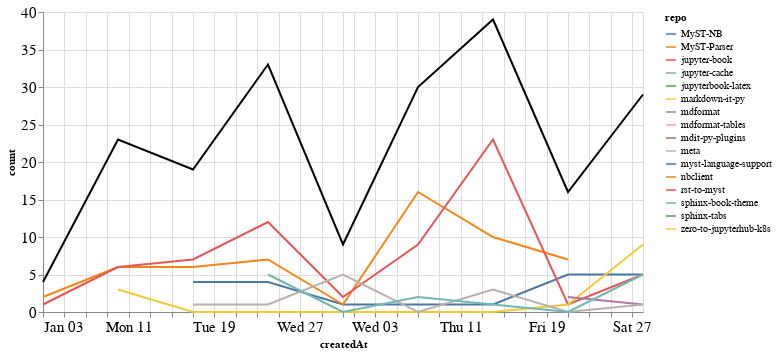

The cell this chart's notebook holds for it:
### Markdown cell above
### Comments

### Code cell
comments_time = comments.groupby('repo').resample('W', on='createdAt').count()['author'].reset_index()
comments_time = comments_time.rename(columns={'author': 'count'})
comments_time_total = comments_time.groupby('createdAt').agg({"count": "sum"}).reset_index()
ch1 = alt.Chart(comments_time, width=600).mark_line().encode(
    x='createdAt',
    y='count',
    color='repo',
    tooltip="repo"
)

ch2 = alt.Chart(comments_time_total, width=600).mark_line(color="black").encode(
    x='createdAt',
    y='count',
)

ch1 + ch2

### Figure 1 — Vega-Lite specification as saved in the notebook (floating-point values rounded to 4 significant figures)
{"config": {"axisLeft": {"labelFontSize": 15}, "axisBottom": {"labelFontSize": 15}}, "layer": [{"data": {"name": "data-a6ea6a1bacca37b2a32a9a9c8b496205"}, "mark": "line", "encoding": {"color": {"type": "nominal", "field": "repo"}, "tooltip": {"type": "nominal", "field": "repo"}, "x": {"type": "temporal", "field": "createdAt"}, "y": {"type": "quantitative", "field": "count"}}, "width": 600}, {"data": {"name": "data-204601620deacfa2b2fb0e9c0f63a1a7"}, "mark": {"type": "line", "color": "black"}, "encoding": {"x": {"type": "temporal", "field": "createdAt"}, "y": {"type": "quantitative", "field": "count"}}, "width": 600}], "$schema": "https://vega.github.io/schema/vega-lite/v4.8.1.json", "datasets": {"data-a6ea6a1bacca37b2a32a9a9c8b496205": [{"repo": "MyST-NB", "createdAt": "2021-01-17T00:00:00", "count": 4}, {"repo": "MyST-NB", "createdAt": "2021-01-24T00:00:00", "count": 4}, {"repo": "MyST-NB", "createdAt": "2021-01-31T00:00:00", "count": 1}, {"repo": "MyST-NB", "createdAt": "2021-02-07T00:00:00", "count": 1}, {"repo": "MyST-NB", "createdAt": "2021-02-14T00:00:00", "count": 1}, {"repo": "MyST-NB", "createdAt": "2021-02-21T00:00:00", "count": 5}, {"repo": "MyST-NB", "createdAt": "2021-02-28T00:00:00", "count": 5}, {"repo": "MyST-Parser", "createdAt": "2021-01-03T00:00:00", "count": 2}, {"repo": "MyST-Parser", "createdAt": "2021-01-10T00:00:00", "count": 6}, {"repo": "MyST-Parser", "createdAt": "2021-01-17T00:00:00", "count": 6}, {"repo": "MyST-Parser", "createdAt": "2021-01-24T00:00:00", "count": 7}, {"repo": "MyST-Parser", "createdAt": "2021-01-31T00:00:00", "count": 1}, {"repo": "MyST-Parser", "createdAt": "2021-02-07T00:00:00", "count": 16}, {"repo": "MyST-Parser", "createdAt": "2021-02-14T00:00:00", "count": 10}, {"repo": "MyST-Parser", "createdAt": "2021-02-21T00:00:00", "count": 7}, {"repo": "jupyter-book", "createdAt": "2021-01-03T00:00:00", "count": 1}, {"repo": "jupyter-book", "createdAt": "2021-01-10T00:00:00", "count": 6}, {"repo": "jupyter-book", "createdAt": "2021-01-17T00:00:00", "count": 7}, {"repo": "jupyter-book", "createdAt": "2021-01-24T00:00:00", "count": 12}, {"repo": "jupyter-book", "createdAt": "2021-01-31T00:00:00", "count": 2}, {"repo": "jupyter-book", "createdAt": "2021-02-07T00:00:00", "count": 9}, {"repo": "jupyter-book", "createdAt": "2021-02-14T00:00:00", "count": 23}, {"repo": "jupyter-book", "createdAt": "2021-02-21T00:00:00", "count": 1}, {"repo": "jupyter-book", "createdAt": "2021-02-28T00:00:00", "count": 5}, {"repo": "jupyter-cache", "createdAt": "2021-01-17T00:00:00", "count": 1}, {"repo": "jupyterbook-latex", "createdAt": "2021-02-14T00:00:00", "count": 1}, {"repo": "markdown-it-py", "createdAt": "2021-01-10T00:00:00", "count": 3}, {"repo": "markdown-it-py", "createdAt": "2021-01-17T00:00:00", "count": 0}, {"repo": "markdown-it-py", "createdAt": "2021-01-24T00:00:00", "count": 0}, {"repo": "markdown-it-py", "createdAt": "2021-01-31T00:00:00", "count": 0}, {"repo": "markdown-it-py", "createdAt": "2021-02-07T00:00:00", "count": 0}, {"repo": "markdown-it-py", "createdAt": "2021-02-14T00:00:00", "count": 0}, {"repo": "markdown-it-py", "createdAt": "2021-02-21T00:00:00", "count": 1}, {"repo": "markdown-it-py", "createdAt": "2021-02-28T00:00:00", "count": 9}, {"repo": "mdformat", "createdAt": "2021-02-21T00:00:00", "count": 2}, {"repo": "mdformat", "createdAt": "2021-02-28T00:00:00", "count": 1}, {"repo": "mdformat-tables", "createdAt": "2021-02-28T00:00:00", "count": 1}, {"repo": "mdit-py-plugins", "createdAt": "2021-02-07T00:00:00", "count": 2}, {"repo": "meta", "createdAt": "2021-01-17T00:00:00", "count": 1}, {"repo": "meta", "createdAt": "2021-01-24T00:00:00", "count": 1}, {"repo": "meta", "createdAt": "2021-01-31T00:00:00", "count": 5}, {"repo": "meta", "createdAt": "2021-02-07T00:00:00", "count": 0}, {"repo": "meta", "createdAt": "2021-02-14T00:00:00", "count": 3}, {"repo": "meta", "createdAt": "2021-02-21T00:00:00", "count": 0}, {"repo": "meta", "createdAt": "2021-02-28T00:00:00", "count": 1}, {"repo": "myst-language-support", "createdAt": "2021-02-28T00:00:00", "count": 1}, {"repo": "nbclient", "createdAt": "2021-02-28T00:00:00", "count": 1}, {"repo": "rst-to-myst", "createdAt": "2021-01-10T00:00:00", "count": 8}, {"repo": "sphinx-book-theme", "createdAt": "2021-01-24T00:00:00", "count": 5}, {"repo": "sphinx-book-theme", "createdAt": "2021-01-31T00:00:00", "count": 0}, {"repo": "sphinx-book-theme", "createdAt": "2021-02-07T00:00:00", "count": 2}, {"repo": "sphinx-book-theme", "createdAt": "2021-02-14T00:00:00", "count": 1}, {"repo": "sphinx-book-theme", "createdAt": "2021-02-21T00:00:00", "count": 0}, {"repo": "sphinx-book-theme", "createdAt": "2021-02-28T00:00:00", "count": 5}, {"repo": "sphinx-tabs", "createdAt": "2021-01-24T00:00:00", "count": 4}, {"repo": "zero-to-jupyterhub-k8s", "createdAt": "2021-01-03T00:00:00", "count": 1}], "data-204601620deacfa2b2fb0e9c0f63a1a7": [{"createdAt": "2021-01-03T00:00:00", "count": 4}, {"createdAt": "2021-01-10T00:00:00", "count": 23}, {"createdAt": "2021-01-17T00:00:00", "count": 19}, {"createdAt": "2021-01-24T00:00:00", "count": 33}, {"createdAt": "2021-01-31T00:00:00", "count": 9}, {"createdAt": "2021-02-07T00:00:00", "count": 30}, {"createdAt": "2021-02-14T00:00:00", "count": 39}, {"createdAt": "2021-02-21T00:00:00", "count": 16}, {"createdAt": "2021-02-28T00:00:00", "count": 29}]}}
